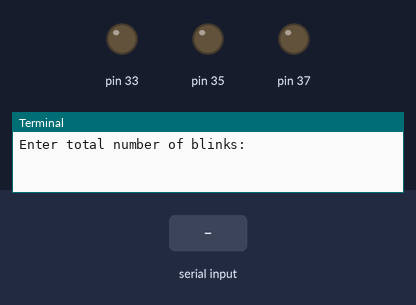
A program run on a simulated Raspberry Pi (header pin numbers). Parts: output pins drawn as LEDs (lit = HIGH), the last lines printed to the terminal. Dashed ring = blinking. The inputs (shaded band) are chosen by the test bench. Random numbers come from a fixed seed. At 3.7 s the program stops and its outputs stay as they are.

Above: at 1.2 s.
1.3 s: "5" typed at the terminal, then Enter
2.8 s: "90" typed at the terminal, then Enter
At 3.02 s:
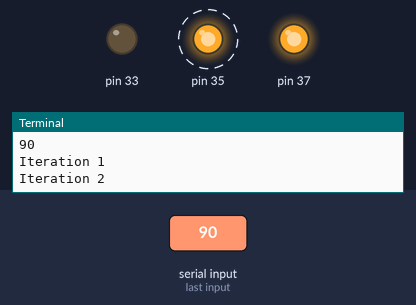
At 3.38 s:
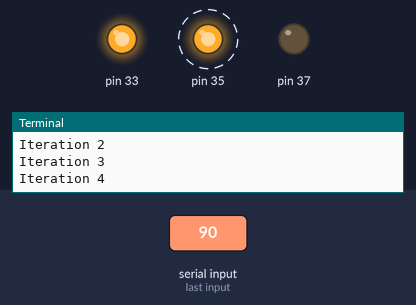
Timing chart, 0 to 5.2 s (numbered marks = the images above; inputs shaded):
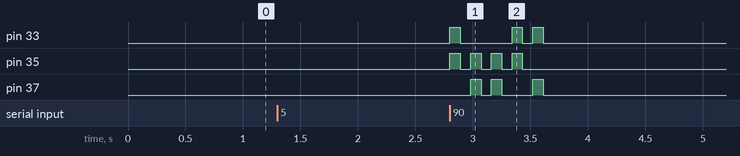

Measured:
- after the input at 2.8 s, pin 33: goes HIGH 0.09 s, LOW 0.45 s, HIGH 0.09 s, LOW 0.09 s, HIGH 0.09 s, then LOW, starting at once; pin 35: alternates HIGH for 0.09 s and LOW for 0.09 s, 8 changes in all, then stays LOW, starting at once; pin 37: goes HIGH 0.09 s, LOW 0.09 s, HIGH 0.09 s, LOW 0.27 s, HIGH 0.09 s, then LOW, starting after 0.18 s

The program:

blink.py
```python
#!/usr/bin/python3.6.4
"""Let's blink!."""

# from __future__ import print_function

import time
import random
import RPi.GPIO as GPIO

GPIO.setmode(GPIO.BOARD)
GPIO.setup(33, GPIO.OUT)  # blue
GPIO.setup(35, GPIO.OUT)  # green
GPIO.setup(37, GPIO.OUT)  # blue


def red(status):
    """Set red color output."""
    GPIO.output(33, status)


def green(status):
    """Set green color output."""
    GPIO.output(35, status)


def blue(status):
    """Set blue color output."""
    GPIO.output(37, status)


def led_on(led):
    """Turn LED on."""
    GPIO.output(led, True)


def led_off(led):
    """Turn LED off."""
    GPIO.output(led, False)


def blink(iterations, speed):
    """Makes the led blink."""
    leds = [33, 35, 37]
    last_led_01 = 33
    last_led_02 = 35
    for i in range(iterations):
        print("Iteration " + str(i + 1))
        random_led_01 = random.choice(leds)
        random_led_02 = random.choice(leds)
        while random_led_01 == last_led_01 or \
                random_led_02 == last_led_02 or \
                random_led_01 == random_led_02:
            random_led_01 = random.choice(leds)
            random_led_02 = random.choice(leds)
        last_led_01 = random_led_01
        last_led_02 = random_led_02
        led_on(last_led_01)
        led_on(last_led_02)
        time.sleep(speed / 1000)
        led_off(last_led_01)
        led_off(last_led_02)
        time.sleep(speed / 1000)
    print("Done")
    GPIO.cleanup()


def main():
    """MAIN"""
    iterations = input("Enter total number of blinks: ")
    speed = input("Enter blinking time: ")
    blink(int(iterations), float(speed))


if __name__ == "__main__":
    main()
```
